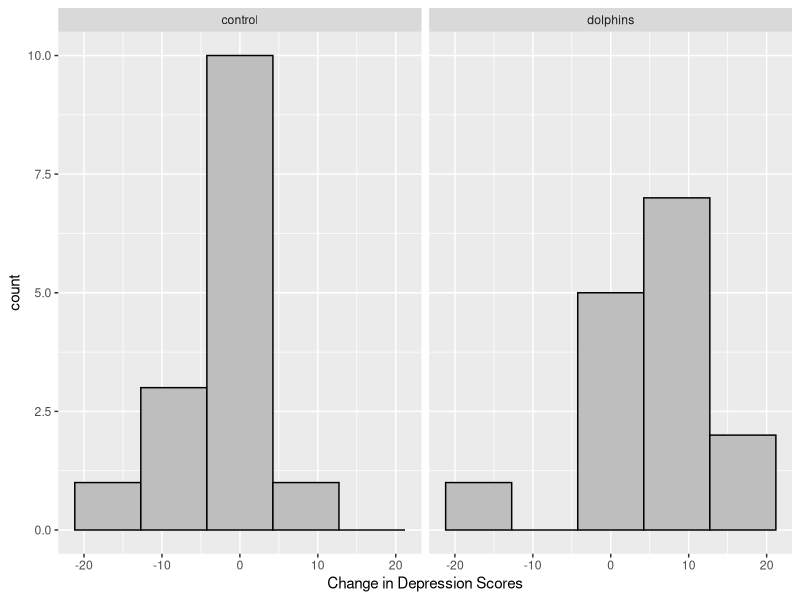
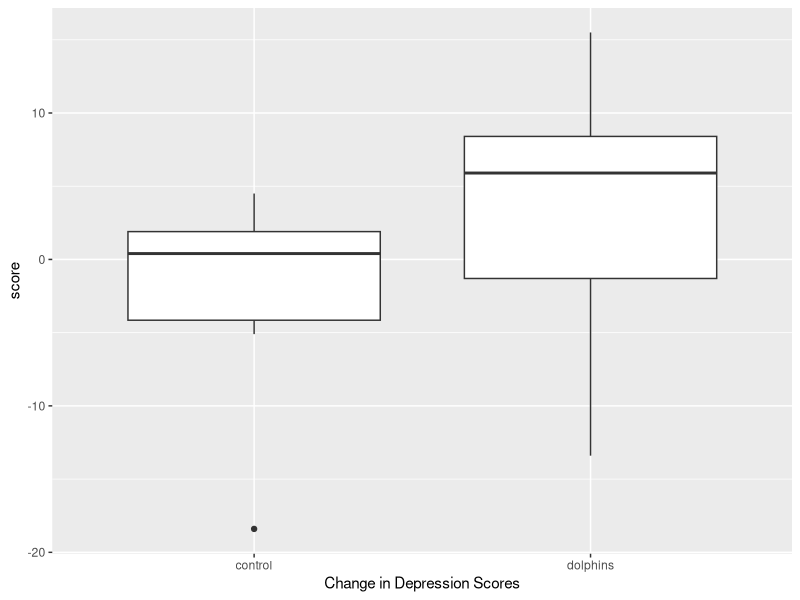
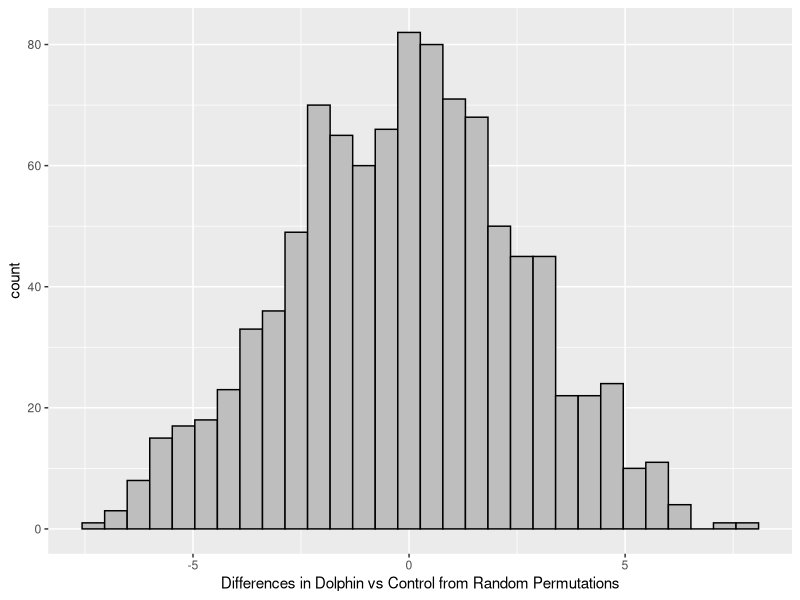

The R script that drew these images, in order:
## ---- chunk 1
knitr::opts_chunk$set(echo = TRUE)
## ---- chunk 2
library(tidyverse)
## ---- chunk 3
dolphins <- read_csv("dolphins.csv", col_types = "cdc")
glimpse(dolphins)

# plot results (histograms)
dolphins %>%
  ggplot(aes(x = score)) +
  geom_histogram(bins=5, color="black", fill="gray") +
  labs(x = "Change in Depression Scores") +
  facet_wrap(~group)

# plot results (boxplot)
dolphins %>%
  ggplot(aes(x = group, y=score)) +
  geom_boxplot() +
  labs(x = "Change in Depression Scores")
## ---- chunk 4

mean_obs <- 
  dolphins %>%
  group_by(group) %>%
  summarise(means = mean(score))

mean_obs

delta_mean_obs <- 
  dolphins %>%
  group_by(group) %>%
  summarise(means = mean(score), .groups="drop") %>%
  summarise(value = diff(means)) %>%
  as.numeric()

delta_mean_obs
## ---- chunk 5
# simulation info
num_trials <- 1000  # number of simulated values

# random seed
set.seed(130)

# simulate!
delta_mean_simulations <- rep(NA, num_trials)
for(i in 1:num_trials){
  # perform a random permutation
  simdata <- 
    dolphins %>% 
    mutate(group = sample(group, replace=FALSE))
  # compute the simulated test statistic
  delta_mean_sim <- 
    simdata %>% 
    group_by(group) %>%
    summarise(means = mean(score), .groups="drop") %>%
    summarise(value = diff(means)) %>%
    as.numeric()
  # store the simulated value
  delta_mean_simulations[i] <- delta_mean_sim
}

# save output to a new tibble
simulation_results <- tibble(mean_diff = delta_mean_simulations)

# plot results
simulation_results %>%
  ggplot(aes(x = mean_diff)) +
  geom_histogram(bins=30, color="black", fill="gray") +
  labs(x = "Differences in Dolphin vs Control from Random Permutations")
## ---- chunk 6
# calculate 2-sided p-value
delta_mean_null <- 0  # null hypothesis value

pvalue_2side <- 
  sum(abs(delta_mean_simulations - delta_mean_null) >= 
      abs(delta_mean_obs - delta_mean_null)) / num_trials

print(pvalue_2side)
## ---- chunk 7
# run hypothesis test

alpha <- 0.05  # alpha level
reject_null <- pvalue_2side < alpha  # reject the null?

print(reject_null)
